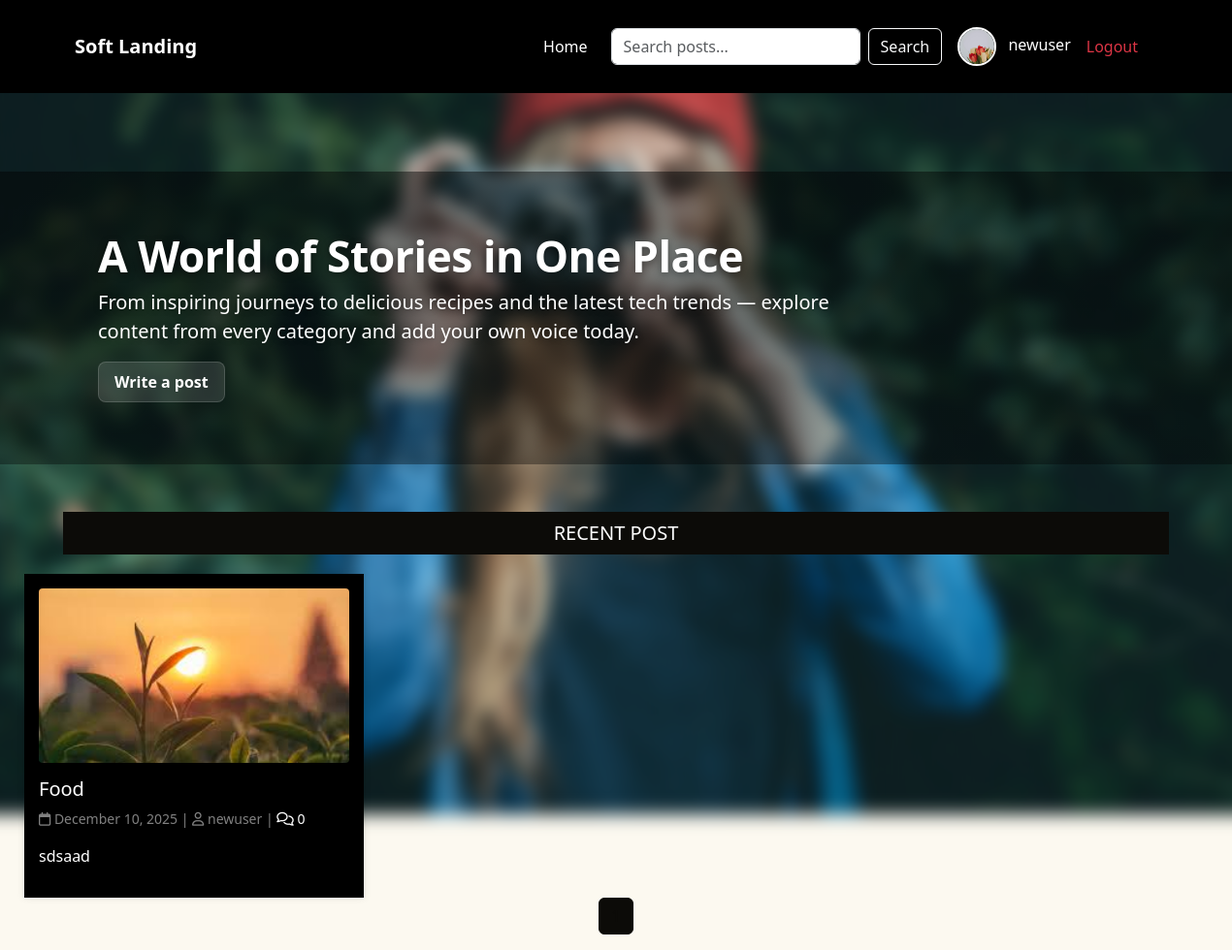
Page /user_view/?page=2 (signed in) on the earlier database version.
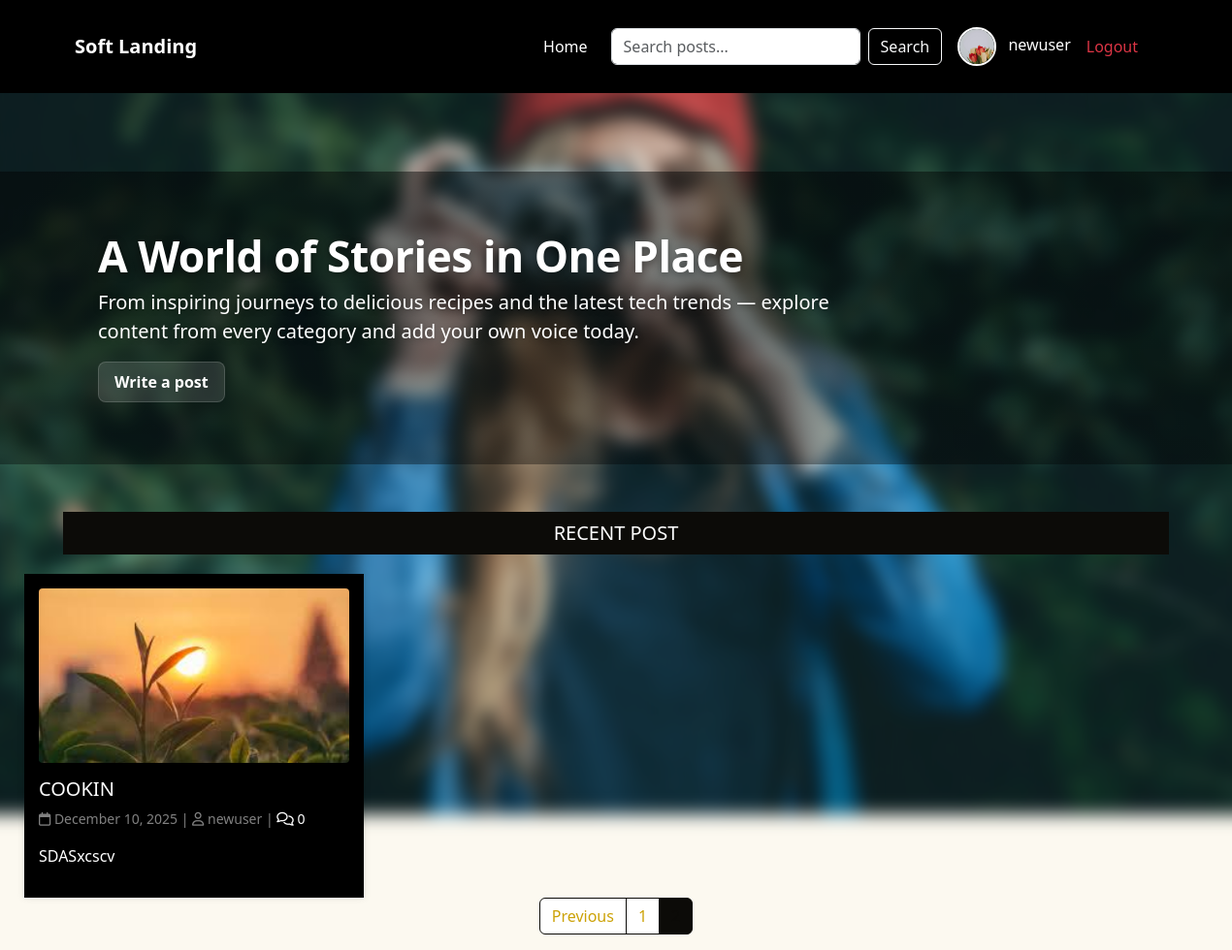
Same page on the later database version.
### blogapp/models.py (models this page shows)
class Posts(models.Model):
    author = models.ForeignKey(User, on_delete=models.CASCADE, related_name='posts')
    title = models.CharField(max_length=200)
    content = models.TextField()
    image = models.ImageField(upload_to='post_images/', blank=True, null=True)
    category = models.ForeignKey(Category, on_delete=models.SET_NULL, null=True, blank=True)
    created_at = models.DateTimeField(auto_now_add=True)
    updated_at = models.DateTimeField(auto_now=True)
    published = models.BooleanField(default=True)

### blogapp/views.py (the view)
# urls.py: path('user_view/',views.User_view,name='user_view'),
def User_view(request):
    posts_list = Posts.objects.all().order_by('-created_at')  # all posts
    paginator = Paginator(posts_list, 4)  # 4 posts per page
    page_number = request.GET.get('page')
    try:
        page = paginator.get_page(page_number)  # safe method, handles invalid page numbers
    except EmptyPage:
        page = paginator.page(paginator.num_pages)
    context = {
        'page': page,  # page object
    }
    return render(request, 'user_view.html', context)

### templates/user_view.html (shortened to what this page needs)
{% extends "base.html" %}
{% load static %}
{% block content %}
<section class="site-banner" role="banner" aria-label="Blog banner" >
    <div class="banner-overlay" style="position: relative;z-index: 1; ">
        <div class="banner-content container">
            <h1 class="banner-title">A World of Stories in One Place</h1>
            <p class="banner-sub">From inspiring journeys to delicious recipes and the latest tech trends — explore content from every category
                and add your own voice today.</p>
            <a href="{% url 'create_post' %}" class="banner-cta">Write a post</a>
        </div>
    </div>
</section>
<div class="container blog-container">
    <div class="content w-100">
        <h3 class="section-title">RECENT POST</h3>
        <div class="posts-grid">
            {% for post in page %}
            <div class="post-card">
                {% if post.image %}
                <img src="{{ post.image.url }}" class="post-img">
                {% else %}<img src="{% static 'images/no-image.jpg' %}" class="post-img"></a>
                {% endif %}
                <a href="{% url 'detail_view' post.id %}" style="text-decoration:none;"> <h4 class="post-title">{{ post.title }}</h4></a>
                <p class="post-meta">
                    <i class="far fa-calendar"></i> {{ post.created_at|date:"F j, Y" }} |
                    <i class="far fa-user"></i> {{ post.author.username }} |
                    <a href="{% url 'post_comments' post.id %}" style="text-decoration:none;color:white;">
                        <i class="far fa-comments"></i>
                         {{ post.comments.count }} </a>
                </p>
                <p class="post-text">
                    {{ post.content|truncatechars:150 }}</p>
            </div> {% endfor %}
        </div>
           <nav aria-label="Page navigation example">
  <ul class="pagination justify-content-center">
    {% if page.has_previous %}
      <li class="page-item">
        <a class="page-link" href="?page={{ page.previous_page_number }}">Previous</a>
      </li>
    {% endif %}
    {% for num in page.paginator.page_range %}
        <li class="page-item {% if page.number == num %}active{% endif %}">
            <a class="page-link" href="?page={{ num }}">{{ num }}</a>
        </li>
    {% endfor %}
  </ul>
</nav>
    </div>
</div>
{% endblock %}

Differences in the rows shown:
removed Posts: image (picture), title "Food", created_at "December 10, 2025", author.username "newuser", comments.count "0", content "sdsaad"
added Posts: image (picture), title "COOKIN", created_at "December 10, 2025", author.username "newuser", comments.count "0", content "SDASxcscv"
Other differences:
text now shown: "Previous"
new list line: "1"
